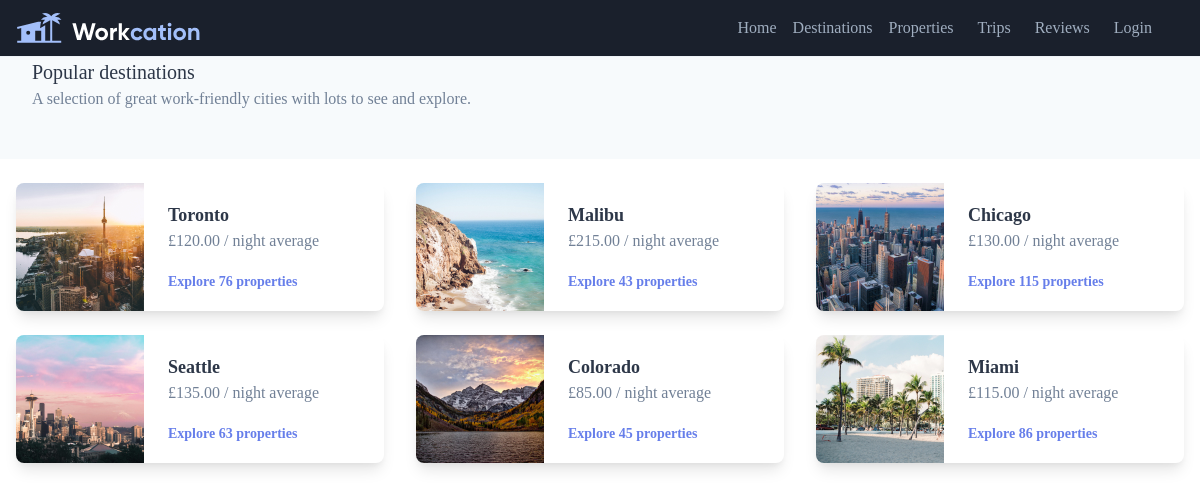
Screenshot of /destination/ with the database file from the repository.
### destination/models.py (models this page shows)
class Destination(models.Model):
    id              = models.AutoField(primary_key=True)
    city            = models.CharField(max_length=120)
    averagePrice    = models.DecimalField(decimal_places=2, max_digits=10000)
    propertyCount   = models.IntegerField()
    imageUrl        = models.TextField(blank=True, null=True)
    imageAlt        = models.CharField(max_length=120, null=True)

### destination/views.py (the view)
# urls.py: path('destination/', destination_detail_view, name='destination'),
def destination_detail_view(request, *args, **kwargs):
    queryset = Destination.objects.all()
    context = {
        'object_list': queryset
    }
    return render(request, "destination/details.html", context)

### theme/templates/destination/details.html
{% extends 'base.html' %}
{% load static %}
{% block content %}
        <div class="max-auto ">
            <div class="bg-gray-100 pb-12 border-gray-200 border-solid border-t">
                <h2 class="text-xl text-gray-800 px-8">Popular destinations</h2>
                <p class="text-gray-600 px-8">
                    A selection of great work-friendly
                    cities with lots to see and explore.
                </p>
            </div>
            <div class="flex flex-wrap pb-12">
            {% for item in object_list %}
                <div class="mt-6 w-full px-4 w-1/2 sm:w-1/2 md:w-1/2 lg:w-1/3 xl:w-1/3">
                    <div class="flex items-center rounded-lg bg-white shadow-lg overflow-hidden ">
                        <img class="h-32 w-32 md:object-cover  sm:object-cover sm:object-center md:object-center  flex-shrink-0 h-full"
                            src="{% static item.imageUrl %}"
                            alt="{{ item.imageAlt }}">
                        <div class="px-6 py-4">
                        <h3 class="text-lg font-semibold text-gray-800">{{ item.city }} </h3>
                        <p class="text-gray-600">£{{ item.averagePrice }} / night average</p>
                        <div class="mt-4">
                            <a href="#"
                                    class="text-indigo-500 hover:text-indigo-400
                                            font-semibold text-sm">
                                    Explore {{ item.propertyCount }} properties
                            </a>
                        </div>
                        </div>
                    </div>
                </div>
                {% endfor %}
            </div>
    </div>
{% endblock %}

### rows the page displays
Destination: imageUrl (picture), city "Toronto", averagePrice "120.00", propertyCount "76"
Destination: imageUrl (picture), city "Malibu", averagePrice "215.00", propertyCount "43"
Destination: imageUrl (picture), city "Chicago", averagePrice "130.00", propertyCount "115"
Destination: imageUrl (picture), city "Seattle", averagePrice "135.00", propertyCount "63"
Destination: imageUrl (picture), city "Colorado", averagePrice "85.00", propertyCount "45"
Destination: imageUrl (picture), city "Miami", averagePrice "115.00", propertyCount "86"
